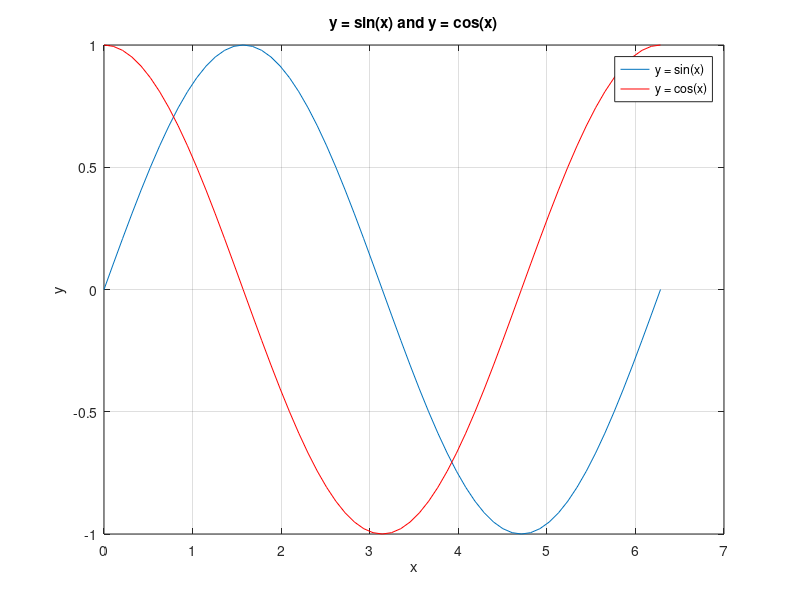

The MATLAB source for this figure:
clc
clear
close all

%% Definition of all parameters and constants
x = 0: pi/30: 2 * pi; % range of angle or phase

%% Modelling of mathematical equations
y0 = sin(x);
y1 = cos(x);

%% Visualisation of y = sin(x) and cos(x)
plot(x,y0)
title('y = sin(x) and y = cos(x)')
xlabel('x')
ylabel('y')
grid on
hold on
plot(x,y1,'r')
legend('y = sin(x)','y = cos(x)')